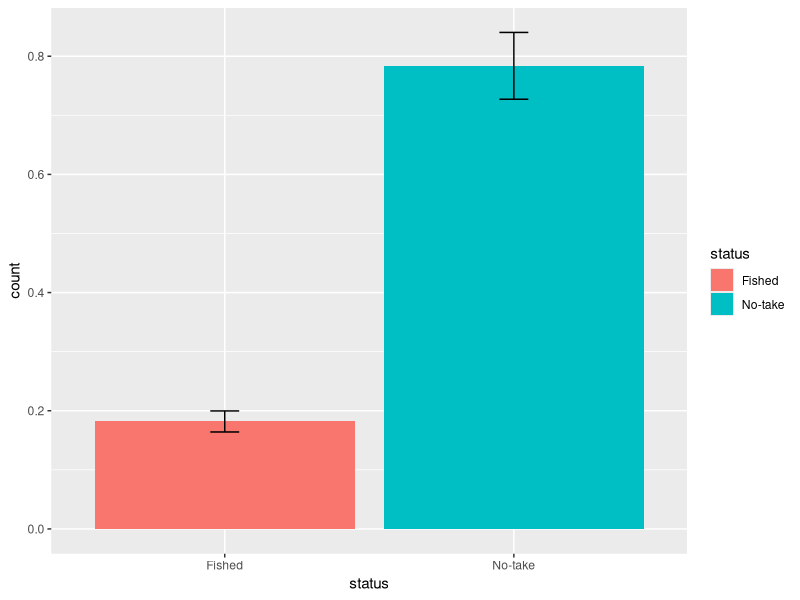
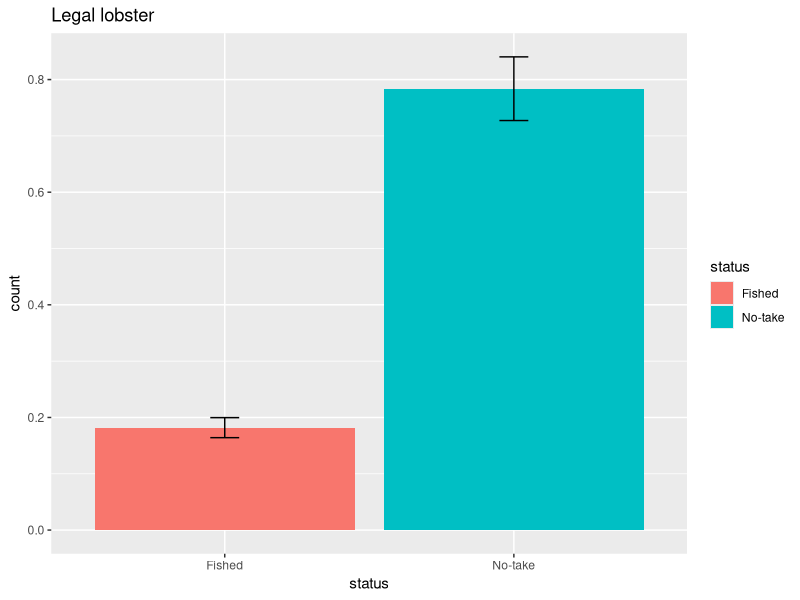
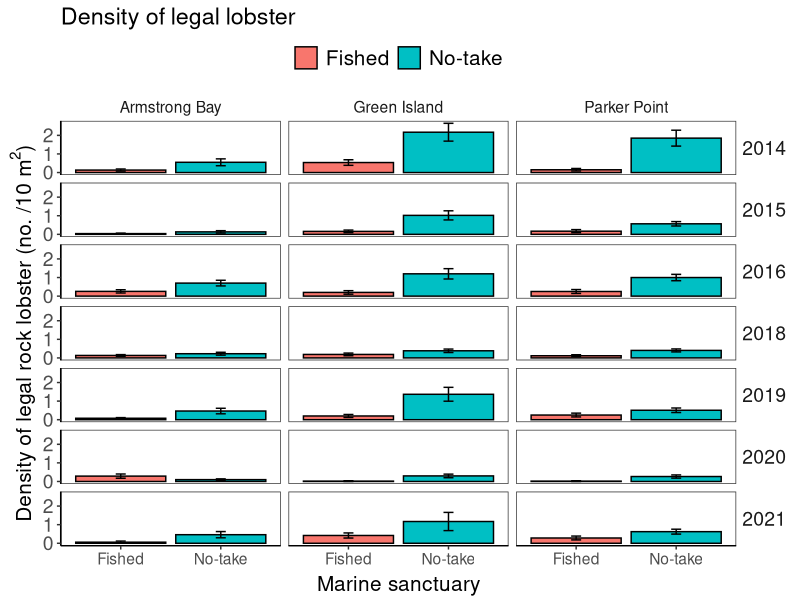
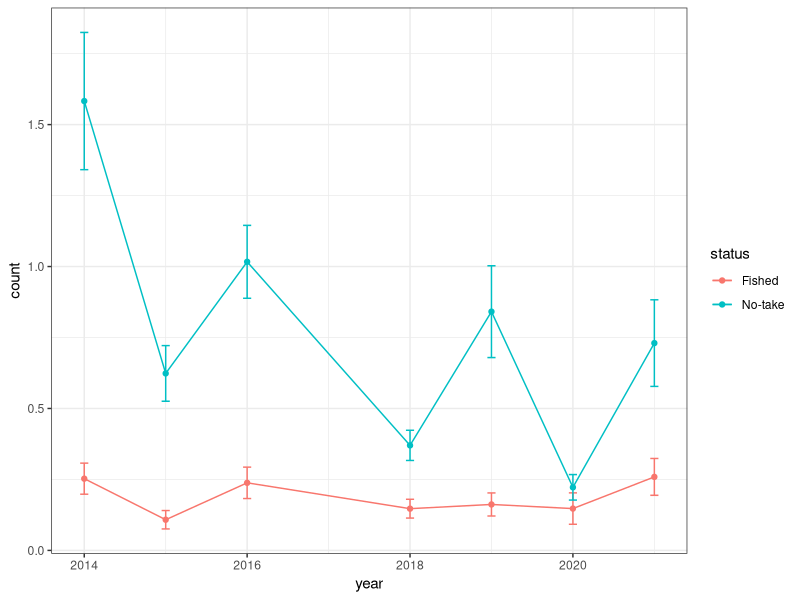
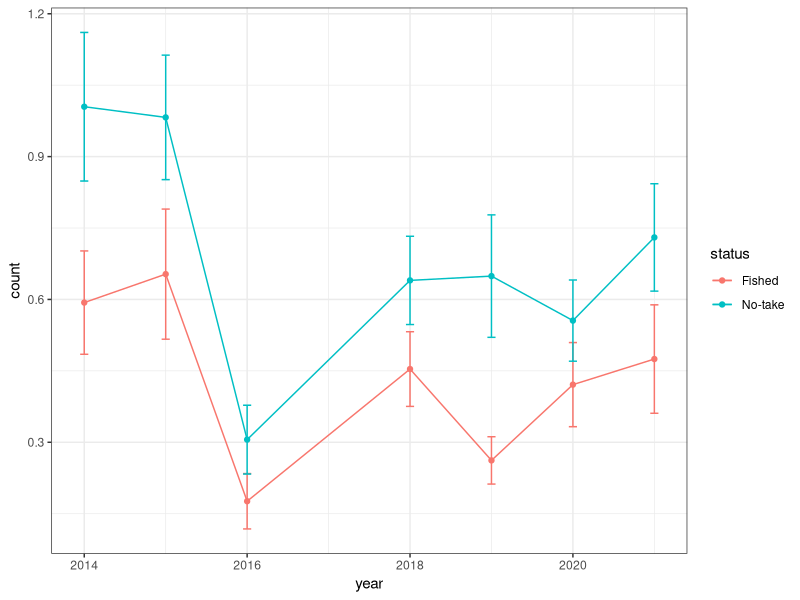
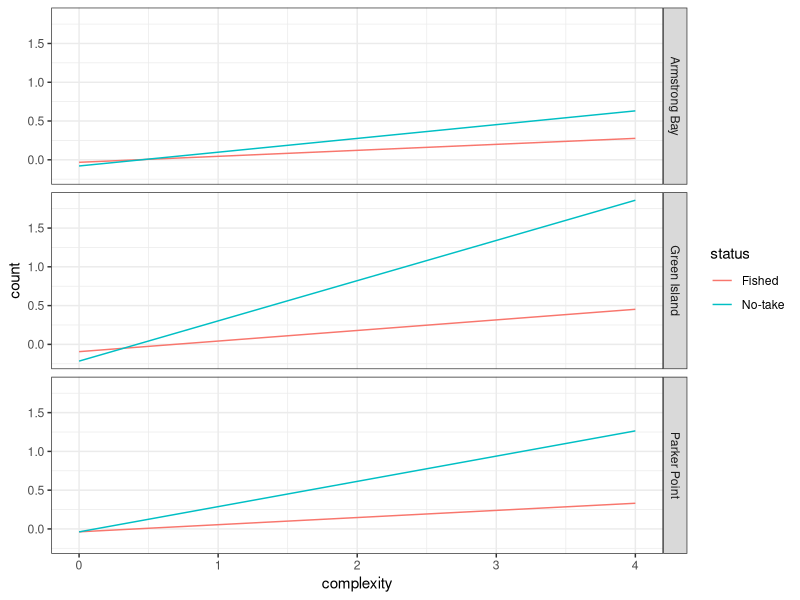
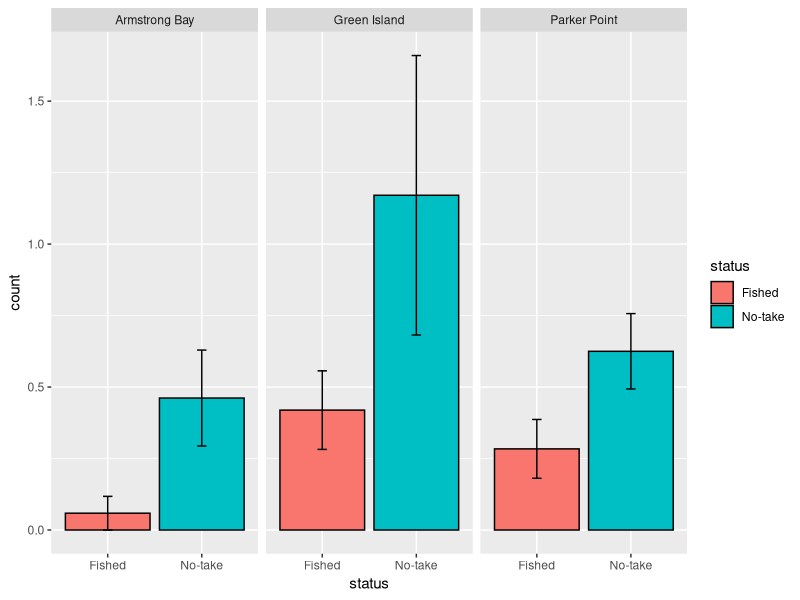
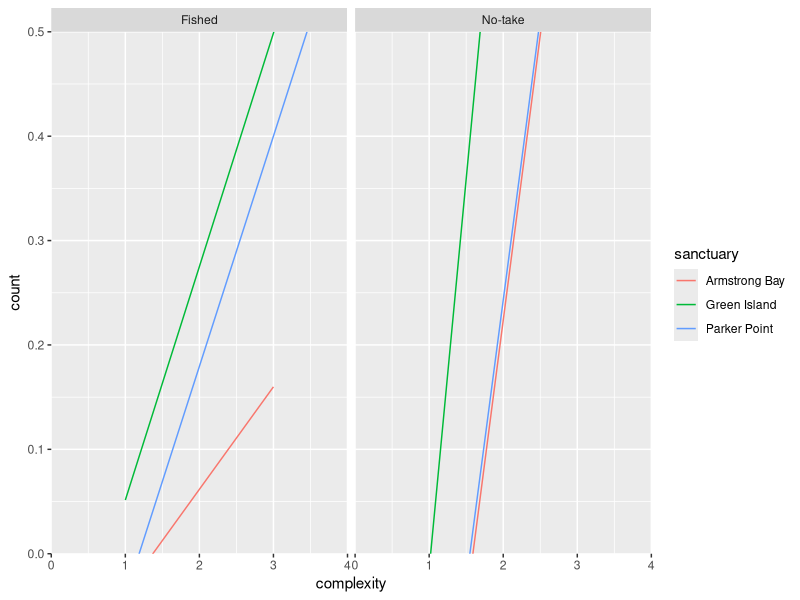

Write the R code that produced these figures, in order.
## ---- chunk 1

library(knitr)
knitr::opts_chunk$set(echo = TRUE)
## ---- chunk 2
library(tidyr) #to tidy data
library(dplyr) #to transform data
library(readr) #to write data
library(here) #to make robust links to files

library(forcats) #to transform catagorical data
library(ggplot2) #to plot data
## ---- chunk 3
study<-"lobster.density"
## ---- chunk 4
se <- function(x) sd(x) / sqrt(length(x))
se.min <- function(x) (mean(x)) - se(x) #to make SE min.
se.max <- function(x) (mean(x)) + se(x) #to make SE max.
## ---- chunk 5
data.dir <- here("Data")

# or for ecocloud
#data.dir <- here("workspace","Template-lobster-density","Data")
## ---- chunk 6
dir.create(file.path(here(), "Plots")) #create Plots folder

plots.dir=here("Plots")

# or for ecocloud
#dir.create(file.path(here(), "workspace","Template-lobster-density","Plots"))
#plots.dir <- here("workspace","Template-lobster-density","Plots")

## ---- chunk 7
data.dir <- here("Data")
setwd(data.dir)#this is out shortcut using here()
dir()

dat<-read_csv("lobster.density.csv")%>%
  glimpse()

## ---- chunk 8

ggplot(dat%>%filter(size.class=="legal"), aes(x=status, y=count,fill=status)) + 
  stat_summary(fun.y=mean, geom="bar") + #add bar at mean
  stat_summary(fun.ymin = se.min, fun.ymax = se.max, geom = "errorbar", width = 0.1) #add error bars

## ---- chunk 9

ggsave(here("Plots","status.barplot.png"))

## ---- chunk 10
status.barplot <- ggplot(dat%>%filter(size.class=="legal"), aes(x=status, y=count,fill=status)) + 
  stat_summary(fun.y=mean, geom="bar") + #add bar at mean
  stat_summary(fun.ymin = se.min, fun.ymax = se.max, geom = "errorbar", width = 0.1) + #add error bars
  ggtitle("Legal lobster") #add a title
status.barplot

## ---- chunk 11
ggsave(here("Plots","status.barplot2.png"),status.barplot)


ggsave(here("Plots","status.barplot2.png"),status.barplot,
       width = 15, height = 8,units = "cm") 

## ---- chunk 12
Theme1 <-
  theme(
    panel.grid.major = element_blank(), #turns off the major grid lines
    panel.grid.minor = element_blank(), #turns off the minor grid lines
    
    text=element_text(size=14), #sets all text to 14
    
    axis.title.x=element_text(vjust=0.3, size=15),
    axis.title.y=element_text(vjust=0.6, angle=90, size=15),
    axis.text.y=element_text(size=14),
    axis.line.x=element_line(colour="black", size=0.5,linetype='solid'),
    axis.line.y=element_line(colour="black", size=0.5,linetype='solid'),
    
    legend.title = element_blank(), #turns off the legend title
    legend.background = element_blank(), #turns off the legend outline
    legend.key = element_blank(), # turns off the rectangle around symbols in the legend
    legend.text = element_text(size=15),
    legend.position = "top",
    
    strip.text.y = element_text(size = 14,angle = 0), #sets size and angle of text in facet strip
    strip.background = element_blank()) #turns off the facet strip box
## ---- chunk 13

status.year.sanctuary<-ggplot(dat%>%filter(size.class=="legal"), aes(x=status, y=count,fill=status)) + 
  stat_summary(fun.y=mean, geom="bar", colour="black") +
  stat_summary(fun.ymin = se.min, fun.ymax = se.max, geom = "errorbar", width = 0.1) +
  # Labels
  xlab("Marine sanctuary")+
  ylab(bquote('Density of legal rock lobster (no. /10 m'^2*')'))+
  ggtitle("Density of legal lobster")+
  # Apperance
  theme_bw()+
  Theme1+
  facet_grid(year~sanctuary)
status.year.sanctuary

## ---- chunk 14
ggsave(here("Plots","status.barplot.png"),status.year.sanctuary,
       width = 15, height = 15,units = "cm")

## ---- chunk 15
ggplot(dat%>%filter(size.class=="legal"), aes(x=year, y=count,colour=status)) + 
  stat_summary(fun.y=mean, geom="point") +
  stat_summary(fun.y=mean, geom="line") +
  stat_summary(fun.ymin = se.min, fun.ymax = se.max, geom = "errorbar", width = 0.1)+
  theme_bw()
## ---- chunk 16
glimpse(dat)
unique(dat$size.class)

ggplot(dat%>%filter(size.class=="sub.legal"), aes(x=year, y=count,colour=status)) + 
  stat_summary(fun.y=mean, geom="point") +
  stat_summary(fun.y=mean, geom="line") +
  stat_summary(fun.ymin = se.min, fun.ymax = se.max, geom = "errorbar", width = 0.1)+
  theme_bw()
## ---- chunk 17
ggplot(dat%>%filter(size.class=="legal"), aes(x=complexity, y=count,colour=status)) + 
  geom_smooth(method=lm, size=0.5,se=F)+
  theme_bw()+
  facet_grid(sanctuary~.)
## ---- chunk 18
ggplot(dat%>%filter(size.class=="legal"&year==2021),aes(x=status, y=count,fill=status)) +
    stat_summary(fun.y=mean, geom="bar", colour="black") +
    stat_summary(fun.ymin = se.min, fun.ymax = se.max, geom = "errorbar", width = 0.1) +
    facet_grid(.~sanctuary)
## ---- chunk 19
 ggplot(dat%>%filter(size.class=="legal"&year==2021), aes(x=complexity, y=count,colour=sanctuary)) + 
    geom_smooth(method=lm, size=0.5,se=F)+
    coord_cartesian(ylim = c(0, 0.5), expand = FALSE)+
  facet_grid(.~status)
## ---- chunk 20
 ggplot(dat%>%filter(size.class=="legal"&year==2021), aes(x=depth, y=count,colour=sanctuary)) + 
    geom_smooth(method=lm, size=0.5,se=F)+
    coord_cartesian(ylim = c(0, 0.5), expand = FALSE)+
  facet_grid(.~status)
## ---- chunk 21
 ggplot(dat%>%filter(size.class=="legal"&year==2021), aes(x=complexity, y=count,colour=sanctuary)) + 
    geom_smooth(method=lm, size=0.5,se=T)+
    coord_cartesian(ylim = c(0, 3), expand = FALSE)+
  ggtitle("incorrect SE")
## ---- chunk 22
glimpse(dat)

ggplot(dat%>%filter(size.class=="legal"&sanctuary=="Armstrong Bay"),aes(x=year, y=count,colour=status)) +
    stat_summary(fun.y=mean, geom="point", colour="black") +
    stat_summary(fun.ymin = se.min, fun.ymax = se.max, geom = "errorbar", width = 0.1) +
    facet_grid(site.new~.)+
  theme(strip.text.y = element_text(angle=0))
## ---- chunk 23
glimpse(dat)

ggplot(dat%>%filter(size.class=="legal"&sanctuary=="Armstrong Bay"),aes(x=year, y=count,colour=status)) +
    stat_summary(fun.y=mean, geom="point", colour="black") +
    stat_summary(fun.ymin = se.min, fun.ymax = se.max, geom = "errorbar", width = 0.1) +
  geom_jitter(alpha=0.25)+
    facet_grid(site.new~.)+
  theme(strip.text.y = element_text(angle=0))
## ---- chunk 24
glimpse(dat)

ggplot(dat%>%filter(size.class=="legal"&sanctuary=="Green Island"),aes(x=year, y=count,colour=status)) +
    stat_summary(fun.y=mean, geom="point", colour="black") +
    stat_summary(fun.ymin = se.min, fun.ymax = se.max, geom = "errorbar", width = 0.1) +
    facet_grid(site.new~.)+
  theme(strip.text.y = element_text(angle=0))
## ---- chunk 25
glimpse(dat)

ggplot(dat%>%filter(size.class=="legal"&sanctuary=="Parker Point"),aes(x=year, y=count,colour=status)) +
    stat_summary(fun.y=mean, geom="point", colour="black") +
    stat_summary(fun.ymin = se.min, fun.ymax = se.max, geom = "errorbar", width = 0.1) +
    facet_grid(site.new~.)+
  theme(strip.text.y = element_text(angle=0))
## ---- chunk 26
 ggplot(dat%>%filter(size.class=="legal"), aes(x=year, y=count,colour=status)) + 
    geom_smooth(method=lm, size=0.5,se=T)+
    coord_cartesian(ylim = c(0, 3), expand = FALSE)+
  ggtitle("incorrect SE")
## ---- chunk 27
 ggplot(dat%>%filter(size.class=="legal"&year=="2018"), aes(x=complexity, y=count,colour=status)) + 
    geom_smooth(method=lm, size=0.5,se=T)+
    # coord_cartesian(ylim = c(0, 3), expand = FALSE)+
  geom_jitter(alpha=0.25)+
  ggtitle("incorrect SE")
